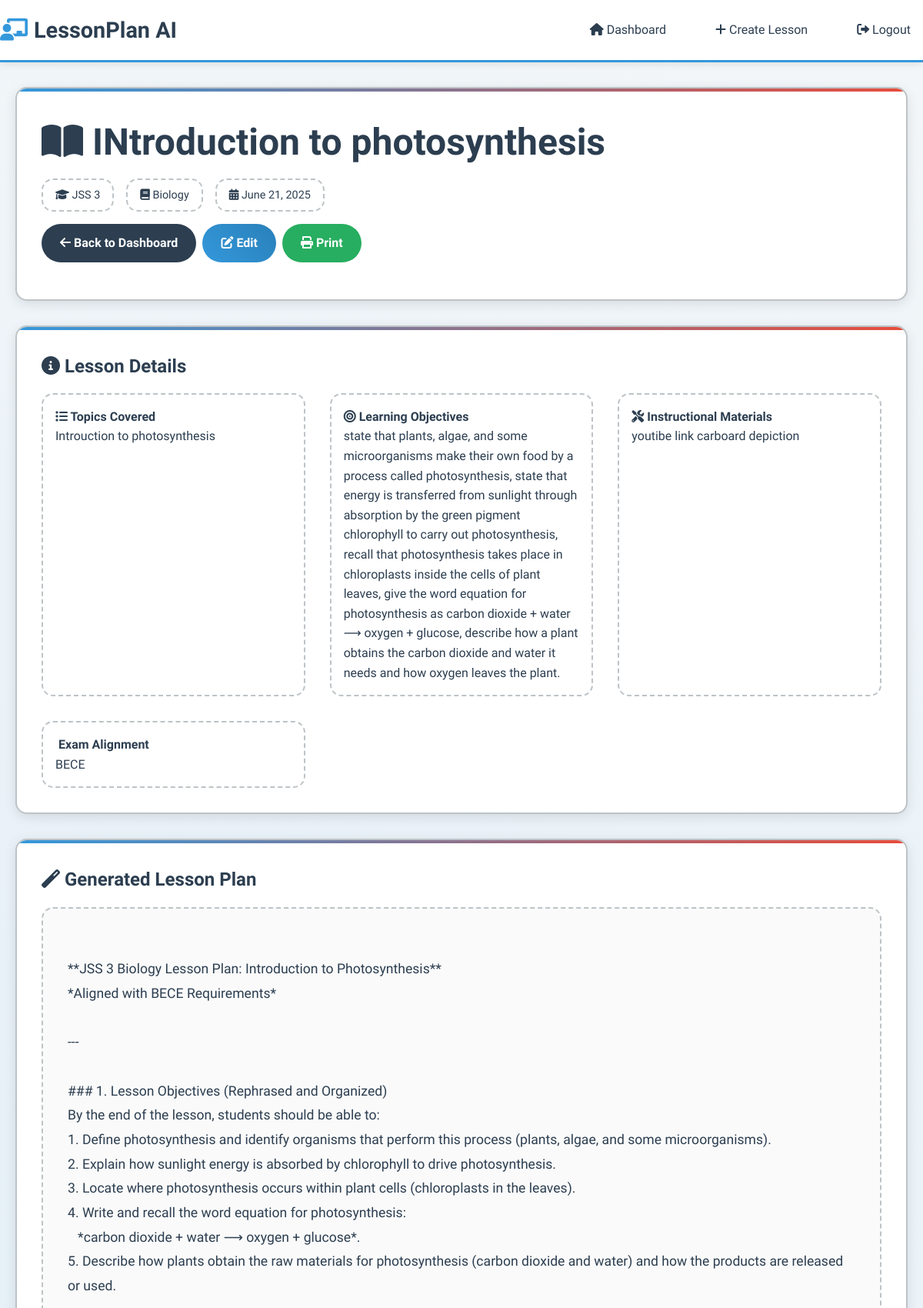
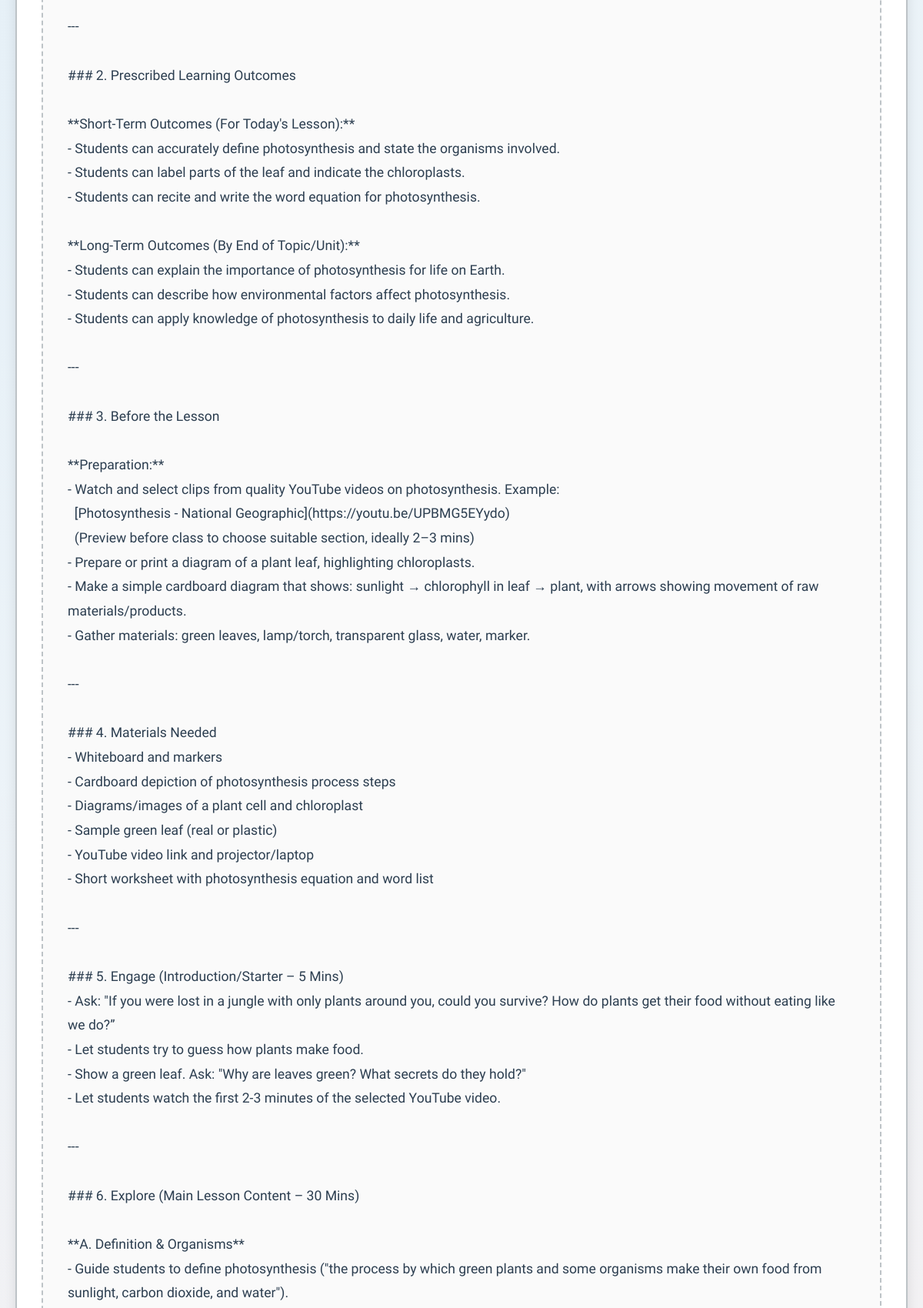
The app's page /lesson/1 (signed in, upper part) with its own data (2 pictures, top to bottom).
### app.py (models this page shows)
class LessonPlan(db.Model):
    id = db.Column(db.Integer, primary_key=True)
    title = db.Column(db.String(200), nullable=False)
    grade = db.Column(db.String(50), nullable=False)
    subject = db.Column(db.String(100), nullable=False)
    exams = db.Column(db.String(200), nullable=False)
    topics = db.Column(db.Text, nullable=False)
    objectives = db.Column(db.Text, nullable=False)
    materials = db.Column(db.Text, nullable=False)
    generated_plan = db.Column(db.Text, nullable=False)
    created_at = db.Column(db.DateTime, default=datetime.utcnow)
    user_id = db.Column(db.Integer, db.ForeignKey('user.id'), nullable=False)

### app.py (the view)
@app.route("/lesson/<int:lesson_id>")
@login_required
def view_lesson(lesson_id):
    lesson_plan = LessonPlan.query.get_or_404(lesson_id)
    if lesson_plan.user_id != current_user.id:
        flash('Access denied', 'error')
        return redirect(url_for('dashboard'))
    return render_template("lesson_result.html", lesson_plan=lesson_plan)

### app.py (called while the page is built)
@login_manager.user_loader
def load_user(user_id):
    return User.query.get(int(user_id))

### templates/lesson_result.html (shortened to what this page needs)
{% extends "base.html" %}
{% block content %}
<div class="card">
    <div class="card-title">
        <div style="display: flex; justify-content: space-between; align-items: center; flex-wrap: wrap; gap: 1rem;">
            <div>
                <h1 class="handwritten">
                    <i class="fas fa-book-open"></i> {{ lesson_plan.title }}
                </h1>
                <div style="display: flex; gap: 1rem; margin-top: 0.5rem; flex-wrap: wrap;">
                    <span class="sketch-border" style="padding: 0.5rem 1rem; font-size: 0.9rem;">
                        <i class="fas fa-graduation-cap"></i> {{ lesson_plan.grade }}
                    </span>
                    <span class="sketch-border" style="padding: 0.5rem 1rem; font-size: 0.9rem;">
                        <i class="fas fa-book"></i> {{ lesson_plan.subject }}
                    </span>
                    <span class="sketch-border" style="padding: 0.5rem 1rem; font-size: 0.9rem;">
                        <i class="fas fa-calendar-alt"></i> {{ lesson_plan.created_at.strftime('%B %d, %Y') }}
                    </span>
                </div>
            </div>
            <div style="display: flex; gap: 0.5rem; flex-wrap: wrap;">
                <a href="{{ url_for('dashboard') }}" class="btn btn-secondary">
                    <i class="fas fa-arrow-left"></i> Back to Dashboard
                </a>
                <a href="{{ url_for('edit_lesson', lesson_id=lesson_plan.id) }}" class="btn btn-primary">
                    <i class="fas fa-edit"></i> Edit
                </a>
                <button onclick="window.print()" class="btn btn-success">
                    <i class="fas fa-print"></i> Print
                </button>
            </div>
        </div>
    </div>
</div>
<div class="card">
    <h2 class="card-title handwritten">
        <i class="fas fa-info-circle"></i> Lesson Details
    </h2>
    <div class="grid grid-2">
        <div class="sketch-border">
            <h4 class="handwritten"><i class="fas fa-list"></i> Topics Covered</h4>
            <p>{{ lesson_plan.topics }}</p>
        </div>
        <div class="sketch-border">
            <h4 class="handwritten"><i class="fas fa-bullseye"></i> Learning Objectives</h4>
            <p>{{ lesson_plan.objectives }}</p>
        </div>
        <div class="sketch-border">
            <h4 class="handwritten"><i class="fas fa-tools"></i> Instructional Materials</h4>
            <p>{{ lesson_plan.materials }}</p>
        </div>
        <div class="sketch-border">
            <h4 class="handwritten"> Exam Alignment</h4>
            <p>{{ lesson_plan.exams }}</p>
        </div>
    </div>
</div>
<div class="card">
    <h2 class="card-title handwritten">
        <i class="fas fa-magic"></i> Generated Lesson Plan
    </h2>
    <div class="sketch-border" style="background: #fafafa; padding: 2rem;">
        <div style="white-space: pre-wrap; font-family: 'Comic Neue', cursive; line-height: 1.8; font-size: 1.1rem;">
        </div>
    </div>
</div>
{% endblock %}

### templates/base.html (style rules this page uses)
:root { --primary-color: #2c3e50; --secondary-color: #3498db; --accent-color: #e74c3c; --background-color: #f8f9fa; --paper-color: #ffffff; --text-color: #2c3e50; --border-color: #bdc3c7; --shadow-color: rgba(0, 0, 0, 0.1); --success-color: #27ae60; --error-color: #e74c3c; }
* { margin: 0; padding: 0; box-sizing: border-box; }
body { font-family: 'Comic Neue', cursive; background: var(--background-color); color: var(--text-color); line-height: 1.6; background-image: radial-gradient(circle at 25% 25%, rgba(52, 152, 219, 0.1) 0%, transparent 50%), radial-gradient(circle at 75% 75%, rgba(231, 76, 60, 0.1) 0%, transparent 50%); min-height: 100vh; }
.card { background: var(--paper-color); border-radius: 15px; box-shadow: 0 4px 15px var(--shadow-color); padding: 2rem; margin-bottom: 2rem; border: 2px solid var(--border-color); position: relative; overflow: hidden; }
.card::before { content: ''; position: absolute; top: 0; left: 0; right: 0; height: 4px; background: linear-gradient(90deg, var(--secondary-color), var(--accent-color)); }
.card-title { font-family: 'Architects Daughter', cursive; font-size: 1.5rem; margin-bottom: 1rem; color: var(--primary-color); }
.btn { display: inline-block; padding: 0.75rem 1.5rem; border: none; border-radius: 25px; font-family: inherit; font-size: 1rem; font-weight: 600; text-decoration: none; cursor: pointer; transition: all 0.3s ease; text-align: center; position: relative; overflow: hidden; }
.btn-primary { background: linear-gradient(45deg, var(--secondary-color), #2980b9); color: white; }
.btn-secondary { background: var(--primary-color); color: white; }
.btn-success { background: var(--success-color); color: white; }
.grid { display: grid; gap: 2rem; }
.grid-2 { grid-template-columns: repeat(auto-fit, minmax(300px, 1fr)); }
.sketch-border { border: 2px dashed var(--border-color); border-radius: 15px; padding: 1rem; background: rgba(255, 255, 255, 0.8); }
.handwritten { font-family: 'Architects Daughter', cursive; }

### records on screen
LessonPlan: title "INtroduction to photosynthesis", grade "JSS 3", subject "Biology", created_at "June 21, 2025", topics "Introuction to photosynthesis", objectives "state that plants, algae, and some microorganisms make their own food by a process called photosynthesis, state that energy is transferred from sunlight through absorption by the green pigment chlorophyll to carry out photosynthesis, recall that photosynthesis takes place in chloroplasts inside the cells of plant leaves, give the word equation for photosynthesis as carbon dioxide + water ⟶ oxygen + glucose, describe how a plant obtains the carbon dioxide and water it needs and how oxygen leaves the plant.", materials "youtibe link carboard depiction", exams "BECE"
